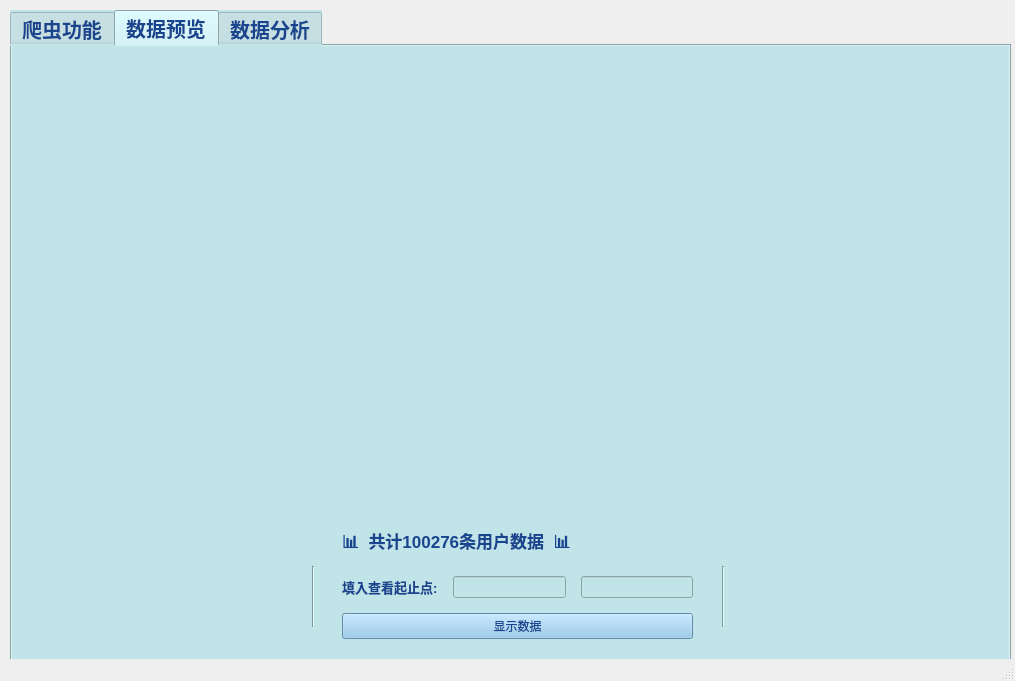
<?xml version="1.0" encoding="UTF-8"?>
<ui version="4.0">
 <class>MainWindow</class>
 <widget class="QMainWindow" name="MainWindow">
  <property name="enabled">
   <bool>true</bool>
  </property>
  <property name="geometry">
   <rect>
    <x>0</x>
    <y>0</y>
    <width>1015</width>
    <height>681</height>
   </rect>
  </property>
  <property name="sizePolicy">
   <sizepolicy hsizetype="Preferred" vsizetype="Preferred">
    <horstretch>0</horstretch>
    <verstretch>0</verstretch>
   </sizepolicy>
  </property>
  <property name="focusPolicy">
   <enum>Qt::NoFocus</enum>
  </property>
  <property name="contextMenuPolicy">
   <enum>Qt::DefaultContextMenu</enum>
  </property>
  <property name="windowTitle">
   <string>多线程爬虫系统</string>
  </property>
  <property name="windowIcon">
   <iconset>
    <normaloff>icons/spider.png</normaloff>
    <disabledoff>icons/good.png</disabledoff>
    <activeoff>icons/good.png</activeoff>
    <selectedoff>icons/good.png</selectedoff>icons/spider.png</iconset>
  </property>
  <property name="styleSheet">
   <string notr="true">/* === QToolTip === */
QToolTip {
    border: 2px solid darkkhaki;
    padding: 5px;
    border-radius: 3px;
    opacity: 200;
}
background-color: rgb(193, 228, 233);</string>
  </property>
  <widget class="QWidget" name="centralwidget">
   <widget class="QTabWidget" name="tabWidget">
    <property name="enabled">
     <bool>true</bool>
    </property>
    <property name="geometry">
     <rect>
      <x>10</x>
      <y>10</y>
      <width>1001</width>
      <height>661</height>
     </rect>
    </property>
    <property name="sizePolicy">
     <sizepolicy hsizetype="Expanding" vsizetype="Expanding">
      <horstretch>0</horstretch>
      <verstretch>0</verstretch>
     </sizepolicy>
    </property>
    <property name="font">
     <font>
      <pointsize>15</pointsize>
      <weight>75</weight>
      <bold>true</bold>
     </font>
    </property>
    <property name="styleSheet">
     <string notr="true">background-color: rgb(193, 228, 233);
color:rgb(25, 68, 142)</string>
    </property>
    <property name="tabShape">
     <enum>QTabWidget::Rounded</enum>
    </property>
    <property name="currentIndex">
     <number>1</number>
    </property>
    <widget class="QWidget" name="tab1">
     <attribute name="title">
      <string>爬虫功能</string>
     </attribute>
     <widget class="QLabel" name="label_2">
      <property name="geometry">
       <rect>
        <x>60</x>
        <y>10</y>
        <width>221</width>
        <height>34</height>
       </rect>
      </property>
      <property name="font">
       <font>
        <pointsize>13</pointsize>
        <weight>75</weight>
        <italic>false</italic>
        <bold>true</bold>
       </font>
      </property>
      <property name="styleSheet">
       <string notr="true"/>
      </property>
      <property name="text">
       <string>👇请输入相应整数👇</string>
      </property>
     </widget>
     <widget class="Line" name="line">
      <property name="geometry">
       <rect>
        <x>20</x>
        <y>20</y>
        <width>31</width>
        <height>21</height>
       </rect>
      </property>
      <property name="orientation">
       <enum>Qt::Horizontal</enum>
      </property>
     </widget>
     <widget class="Line" name="line_2">
      <property name="geometry">
       <rect>
        <x>13</x>
        <y>30</y>
        <width>16</width>
        <height>181</height>
       </rect>
      </property>
      <property name="styleSheet">
       <string notr="true">color: rgb(255, 255, 255);</string>
      </property>
      <property name="orientation">
       <enum>Qt::Vertical</enum>
      </property>
     </widget>
     <widget class="Line" name="line_3">
      <property name="geometry">
       <rect>
        <x>300</x>
        <y>30</y>
        <width>118</width>
        <height>3</height>
       </rect>
      </property>
      <property name="orientation">
       <enum>Qt::Horizontal</enum>
      </property>
     </widget>
     <widget class="QLabel" name="imgLabel_2">
      <property name="enabled">
       <bool>true</bool>
      </property>
      <property name="geometry">
       <rect>
        <x>320</x>
        <y>40</y>
        <width>641</width>
        <height>531</height>
       </rect>
      </property>
      <property name="font">
       <font>
        <family>Adobe 宋体 Std L</family>
        <pointsize>30</pointsize>
       </font>
      </property>
      <property name="autoFillBackground">
       <bool>false</bool>
      </property>
      <property name="styleSheet">
       <string notr="true"/>
      </property>
      <property name="lineWidth">
       <number>1</number>
      </property>
      <property name="text">
       <string/>
      </property>
      <property name="textFormat">
       <enum>Qt::AutoText</enum>
      </property>
      <property name="pixmap">
       <pixmap>icons/bestone.png</pixmap>
      </property>
      <property name="scaledContents">
       <bool>true</bool>
      </property>
      <property name="alignment">
       <set>Qt::AlignCenter</set>
      </property>
     </widget>
     <widget class="QWidget" name="layoutWidget">
      <property name="geometry">
       <rect>
        <x>60</x>
        <y>61</y>
        <width>261</width>
        <height>429</height>
       </rect>
      </property>
      <layout class="QVBoxLayout" name="verticalLayout_2" stretch="2,2,2,2">
       <property name="spacing">
        <number>10</number>
       </property>
       <property name="rightMargin">
        <number>30</number>
       </property>
       <item>
        <layout class="QHBoxLayout" name="horizontalLayout">
         <item>
          <widget class="QLabel" name="threadSum_lab">
           <property name="font">
            <font>
             <pointsize>12</pointsize>
             <weight>75</weight>
             <italic>false</italic>
             <bold>true</bold>
            </font>
           </property>
           <property name="text">
            <string>😀总计工作线程:</string>
           </property>
           <property name="scaledContents">
            <bool>true</bool>
           </property>
           <property name="buddy">
            <cstring>threadSum_edit</cstring>
           </property>
          </widget>
         </item>
         <item>
          <widget class="QLineEdit" name="threadSum_edit">
           <property name="enabled">
            <bool>true</bool>
           </property>
           <property name="font">
            <font>
             <pointsize>13</pointsize>
             <weight>50</weight>
             <italic>false</italic>
             <bold>false</bold>
            </font>
           </property>
           <property name="toolTip">
            <string comment="建议小于等于100" extracomment="建议小于等于100"/>
           </property>
           <property name="statusTip">
            <string/>
           </property>
           <property name="text">
            <string>1</string>
           </property>
          </widget>
         </item>
        </layout>
       </item>
       <item>
        <layout class="QHBoxLayout" name="horizontalLayout_3">
         <item>
          <widget class="QLabel" name="soloWork_lab">
           <property name="font">
            <font>
             <pointsize>12</pointsize>
             <weight>75</weight>
             <italic>false</italic>
             <bold>true</bold>
            </font>
           </property>
           <property name="text">
            <string>😊单线程工作量:</string>
           </property>
           <property name="buddy">
            <cstring>soloWork_edit</cstring>
           </property>
          </widget>
         </item>
         <item>
          <widget class="QLineEdit" name="soloWork_edit">
           <property name="font">
            <font>
             <pointsize>13</pointsize>
             <weight>50</weight>
             <italic>false</italic>
             <bold>false</bold>
            </font>
           </property>
           <property name="text">
            <string>1</string>
           </property>
          </widget>
         </item>
        </layout>
       </item>
       <item>
        <layout class="QHBoxLayout" name="horizontalLayout_2">
         <item>
          <widget class="QLabel" name="poolSize_lab">
           <property name="sizePolicy">
            <sizepolicy hsizetype="Preferred" vsizetype="Preferred">
             <horstretch>0</horstretch>
             <verstretch>0</verstretch>
            </sizepolicy>
           </property>
           <property name="font">
            <font>
             <pointsize>12</pointsize>
             <weight>75</weight>
             <italic>false</italic>
             <bold>true</bold>
            </font>
           </property>
           <property name="text">
            <string>😋线程池的大小:</string>
           </property>
           <property name="buddy">
            <cstring>poolSize_edit</cstring>
           </property>
          </widget>
         </item>
         <item>
          <widget class="QLineEdit" name="poolSize_edit">
           <property name="sizePolicy">
            <sizepolicy hsizetype="Expanding" vsizetype="Fixed">
             <horstretch>0</horstretch>
             <verstretch>0</verstretch>
            </sizepolicy>
           </property>
           <property name="font">
            <font>
             <pointsize>13</pointsize>
             <weight>50</weight>
             <italic>false</italic>
             <bold>false</bold>
            </font>
           </property>
           <property name="text">
            <string>1</string>
           </property>
          </widget>
         </item>
        </layout>
       </item>
       <item>
        <widget class="QPushButton" name="start_btn">
         <property name="enabled">
          <bool>true</bool>
         </property>
         <property name="sizePolicy">
          <sizepolicy hsizetype="Minimum" vsizetype="Fixed">
           <horstretch>0</horstretch>
           <verstretch>0</verstretch>
          </sizepolicy>
         </property>
         <property name="minimumSize">
          <size>
           <width>0</width>
           <height>50</height>
          </size>
         </property>
         <property name="font">
          <font>
           <pointsize>15</pointsize>
           <weight>50</weight>
           <italic>false</italic>
           <bold>false</bold>
          </font>
         </property>
         <property name="cursor">
          <cursorShape>PointingHandCursor</cursorShape>
         </property>
         <property name="styleSheet">
          <string notr="true">QPushButton{background-color: rgb(137, 195, 235);
color:rgb(25, 68, 142);
border-radius:7px;}
QPushButton:hover{
color:rgb(243, 152, 0);
background-color:  qlineargradient(spread:pad, x1:0.517, y1:0, x2:0.517, y2:1, stop:0 rgba(155, 168, 141,255), stop:0.505682 rgba(34, 58, 112,255), stop:1 rgba(29, 29, 29, 255));
border-color:#2d89ef;
border-width:2px;}</string>
         </property>
         <property name="text">
          <string>开始爬取</string>
         </property>
        </widget>
       </item>
      </layout>
     </widget>
     <widget class="QTextBrowser" name="print_browser">
      <property name="geometry">
       <rect>
        <x>360</x>
        <y>60</y>
        <width>580</width>
        <height>391</height>
       </rect>
      </property>
      <property name="sizePolicy">
       <sizepolicy hsizetype="Maximum" vsizetype="Expanding">
        <horstretch>0</horstretch>
        <verstretch>0</verstretch>
       </sizepolicy>
      </property>
      <property name="minimumSize">
       <size>
        <width>580</width>
        <height>0</height>
       </size>
      </property>
      <property name="maximumSize">
       <size>
        <width>480</width>
        <height>410</height>
       </size>
      </property>
      <property name="font">
       <font>
        <pointsize>10</pointsize>
       </font>
      </property>
      <property name="toolTipDuration">
       <number>-1</number>
      </property>
      <property name="styleSheet">
       <string notr="true">border: 2px  ;
border-radius:7px;</string>
      </property>
     </widget>
     <widget class="QLabel" name="label">
      <property name="geometry">
       <rect>
        <x>220</x>
        <y>510</y>
        <width>72</width>
        <height>15</height>
       </rect>
      </property>
      <property name="text">
       <string/>
      </property>
     </widget>
     <widget class="QPushButton" name="clear_btn">
      <property name="geometry">
       <rect>
        <x>550</x>
        <y>460</y>
        <width>80</width>
        <height>80</height>
       </rect>
      </property>
      <property name="sizePolicy">
       <sizepolicy hsizetype="Maximum" vsizetype="Maximum">
        <horstretch>0</horstretch>
        <verstretch>0</verstretch>
       </sizepolicy>
      </property>
      <property name="maximumSize">
       <size>
        <width>80</width>
        <height>80</height>
       </size>
      </property>
      <property name="cursor">
       <cursorShape>PointingHandCursor</cursorShape>
      </property>
      <property name="styleSheet">
       <string notr="true">QPushButton{background-color: rgb(62, 98, 173);
color:rgb(25, 68, 142);
border-radius:40px;
border:3px solid rgb(216, 230, 152)}
QPushButton:hover{
color:rgb(243, 152, 0);
background-color:  qlineargradient(spread:pad, x1:0.517, y1:0, x2:0.517, y2:1, stop:0 rgba(155, 168, 141,255), stop:0.505682 rgba(34, 58, 112,255), stop:1 rgba(29, 29, 29, 255));
border-color:#2d89ef;
border-width:2px;}</string>
      </property>
      <property name="text">
       <string/>
      </property>
      <property name="icon">
       <iconset>
        <normaloff>icons/clearit.png</normaloff>icons/clearit.png</iconset>
      </property>
      <property name="iconSize">
       <size>
        <width>40</width>
        <height>40</height>
       </size>
      </property>
     </widget>
     <widget class="QPushButton" name="save_btn">
      <property name="geometry">
       <rect>
        <x>680</x>
        <y>460</y>
        <width>80</width>
        <height>80</height>
       </rect>
      </property>
      <property name="sizePolicy">
       <sizepolicy hsizetype="Maximum" vsizetype="Maximum">
        <horstretch>0</horstretch>
        <verstretch>0</verstretch>
       </sizepolicy>
      </property>
      <property name="maximumSize">
       <size>
        <width>80</width>
        <height>80</height>
       </size>
      </property>
      <property name="cursor">
       <cursorShape>PointingHandCursor</cursorShape>
      </property>
      <property name="styleSheet">
       <string notr="true">QPushButton{background-color: rgb(62, 98, 173);
color:rgb(25, 68, 142);
border-radius:40px;
border:3px solid rgb(216, 230, 152)}
QPushButton:hover{
color:rgb(243, 152, 0);
background-color:  qlineargradient(spread:pad, x1:0.517, y1:0, x2:0.517, y2:1, stop:0 rgba(155, 168, 141,255), stop:0.505682 rgba(34, 58, 112,255), stop:1 rgba(29, 29, 29, 255));
border-color:#2d89ef;
border-width:2px;}</string>
      </property>
      <property name="text">
       <string/>
      </property>
      <property name="icon">
       <iconset>
        <normaloff>icons/save.png</normaloff>icons/save.png</iconset>
      </property>
      <property name="iconSize">
       <size>
        <width>40</width>
        <height>40</height>
       </size>
      </property>
     </widget>
     <zorder>imgLabel_2</zorder>
     <zorder>line</zorder>
     <zorder>layoutWidget</zorder>
     <zorder>label_2</zorder>
     <zorder>line_2</zorder>
     <zorder>line_3</zorder>
     <zorder>print_browser</zorder>
     <zorder>label</zorder>
     <zorder>clear_btn</zorder>
     <zorder>save_btn</zorder>
    </widget>
    <widget class="QWidget" name="tab3">
     <attribute name="title">
      <string>数据预览</string>
     </attribute>
     <widget class="QTableView" name="tableView">
      <property name="geometry">
       <rect>
        <x>30</x>
        <y>40</y>
        <width>931</width>
        <height>411</height>
       </rect>
      </property>
      <property name="styleSheet">
       <string notr="true">border:none;</string>
      </property>
     </widget>
     <widget class="QLabel" name="imgLabel_4">
      <property name="enabled">
       <bool>true</bool>
      </property>
      <property name="geometry">
       <rect>
        <x>20</x>
        <y>30</y>
        <width>951</width>
        <height>431</height>
       </rect>
      </property>
      <property name="font">
       <font>
        <family>Adobe 宋体 Std L</family>
        <pointsize>30</pointsize>
       </font>
      </property>
      <property name="autoFillBackground">
       <bool>false</bool>
      </property>
      <property name="styleSheet">
       <string notr="true">border: 2px;
border-radius:7px;</string>
      </property>
      <property name="lineWidth">
       <number>1</number>
      </property>
      <property name="text">
       <string/>
      </property>
      <property name="textFormat">
       <enum>Qt::AutoText</enum>
      </property>
      <property name="pixmap">
       <pixmap>icons/bestone.png</pixmap>
      </property>
      <property name="scaledContents">
       <bool>true</bool>
      </property>
      <property name="alignment">
       <set>Qt::AlignCenter</set>
      </property>
     </widget>
     <widget class="Line" name="line_9">
      <property name="geometry">
       <rect>
        <x>300</x>
        <y>520</y>
        <width>3</width>
        <height>61</height>
       </rect>
      </property>
      <property name="orientation">
       <enum>Qt::Vertical</enum>
      </property>
     </widget>
     <widget class="Line" name="line_10">
      <property name="geometry">
       <rect>
        <x>710</x>
        <y>520</y>
        <width>3</width>
        <height>61</height>
       </rect>
      </property>
      <property name="orientation">
       <enum>Qt::Vertical</enum>
      </property>
     </widget>
     <widget class="QWidget" name="layoutWidget">
      <property name="geometry">
       <rect>
        <x>330</x>
        <y>480</y>
        <width>351</width>
        <height>113</height>
       </rect>
      </property>
      <layout class="QVBoxLayout" name="verticalLayout_4">
       <property name="spacing">
        <number>15</number>
       </property>
       <item>
        <widget class="QLabel" name="label_4">
         <property name="font">
          <font>
           <pointsize>13</pointsize>
           <weight>75</weight>
           <italic>false</italic>
           <bold>true</bold>
          </font>
         </property>
         <property name="styleSheet">
          <string notr="true"/>
         </property>
         <property name="text">
          <string>📊  共计100276条用户数据  📊</string>
         </property>
        </widget>
       </item>
       <item>
        <layout class="QHBoxLayout" name="horizontalLayout_5">
         <item>
          <widget class="QLabel" name="label_5">
           <property name="font">
            <font>
             <pointsize>10</pointsize>
             <weight>75</weight>
             <bold>true</bold>
            </font>
           </property>
           <property name="text">
            <string>填入查看起止点:</string>
           </property>
          </widget>
         </item>
         <item>
          <widget class="QLineEdit" name="start_edit"/>
         </item>
         <item>
          <widget class="QLineEdit" name="end_edit"/>
         </item>
        </layout>
       </item>
       <item>
        <widget class="QPushButton" name="showData_btn">
         <property name="styleSheet">
          <string notr="true">QPushButton{background-color: rgb(137, 195, 235);
color:rgb(25, 68, 142);}
QPushButton:hover{
color:rgb(243, 152, 0);
background-color:  qlineargradient(spread:pad, x1:0.517, y1:0, x2:0.517, y2:1, stop:0 rgba(155, 168, 141,255), stop:0.505682 rgba(34, 58, 112,255), stop:1 rgba(29, 29, 29, 255));
border-color:#2d89ef;
border-width:2px;}</string>
         </property>
         <property name="text">
          <string>显示数据</string>
         </property>
        </widget>
       </item>
      </layout>
     </widget>
     <zorder>layoutWidget</zorder>
     <zorder>imgLabel_4</zorder>
     <zorder>tableView</zorder>
     <zorder>line_9</zorder>
     <zorder>line_10</zorder>
    </widget>
    <widget class="QWidget" name="tab2">
     <attribute name="title">
      <string>数据分析</string>
     </attribute>
     <widget class="QWidget" name="layoutWidget">
      <property name="geometry">
       <rect>
        <x>30</x>
        <y>110</y>
        <width>279</width>
        <height>291</height>
       </rect>
      </property>
      <layout class="QVBoxLayout" name="verticalLayout">
       <property name="spacing">
        <number>50</number>
       </property>
       <item>
        <widget class="QPushButton" name="thread_btn">
         <property name="sizePolicy">
          <sizepolicy hsizetype="Minimum" vsizetype="Preferred">
           <horstretch>0</horstretch>
           <verstretch>0</verstretch>
          </sizepolicy>
         </property>
         <property name="font">
          <font>
           <pointsize>12</pointsize>
           <weight>75</weight>
           <italic>false</italic>
           <bold>true</bold>
          </font>
         </property>
         <property name="cursor">
          <cursorShape>PointingHandCursor</cursorShape>
         </property>
         <property name="styleSheet">
          <string notr="true">

QPushButton{background-color: rgb(137, 195, 235);
color:rgb(25, 68, 142);
border-radius:7px;}
QPushButton:hover{
color:rgb(243, 152, 0);
background-color:  qlineargradient(spread:pad, x1:0.517, y1:0, x2:0.517, y2:1, stop:0 rgba(155, 168, 141,255), stop:0.505682 rgba(34, 58, 112,255), stop:1 rgba(29, 29, 29, 255));
border-color:#2d89ef;
border-width:2px;
}
</string>
         </property>
         <property name="text">
          <string>🕑 不同线程效率对比</string>
         </property>
         <property name="iconSize">
          <size>
           <width>30</width>
           <height>30</height>
          </size>
         </property>
        </widget>
       </item>
       <item>
        <widget class="QPushButton" name="userCart_btn">
         <property name="sizePolicy">
          <sizepolicy hsizetype="Minimum" vsizetype="Preferred">
           <horstretch>0</horstretch>
           <verstretch>0</verstretch>
          </sizepolicy>
         </property>
         <property name="font">
          <font>
           <pointsize>12</pointsize>
           <weight>75</weight>
           <italic>false</italic>
           <bold>true</bold>
          </font>
         </property>
         <property name="cursor">
          <cursorShape>PointingHandCursor</cursorShape>
         </property>
         <property name="styleSheet">
          <string notr="true">QPushButton{background-color: rgb(137, 195, 235);
color:rgb(25, 68, 142);
border-radius:7px;}
QPushButton:hover{
color:rgb(243, 152, 0);
background-color:  qlineargradient(spread:pad, x1:0.517, y1:0, x2:0.517, y2:1, stop:0 rgba(155, 168, 141,255), stop:0.505682 rgba(34, 58, 112,255), stop:1 rgba(29, 29, 29, 255));
border-color:#2d89ef;
border-width:2px;}</string>
         </property>
         <property name="text">
          <string>🤵 B站用户信息分析</string>
         </property>
         <property name="iconSize">
          <size>
           <width>30</width>
           <height>30</height>
          </size>
         </property>
        </widget>
       </item>
       <item>
        <widget class="QPushButton" name="dosRun_btn">
         <property name="sizePolicy">
          <sizepolicy hsizetype="Minimum" vsizetype="Preferred">
           <horstretch>0</horstretch>
           <verstretch>0</verstretch>
          </sizepolicy>
         </property>
         <property name="font">
          <font>
           <pointsize>12</pointsize>
           <weight>75</weight>
           <italic>false</italic>
           <bold>true</bold>
          </font>
         </property>
         <property name="cursor">
          <cursorShape>PointingHandCursor</cursorShape>
         </property>
         <property name="styleSheet">
          <string notr="true">QPushButton{background-color: rgb(137, 195, 235);
color:rgb(25, 68, 142);
border-radius:7px;}
QPushButton:hover{
color:rgb(243, 152, 0);
background-color:  qlineargradient(spread:pad, x1:0.517, y1:0, x2:0.517, y2:1, stop:0 rgba(155, 168, 141,255), stop:0.505682 rgba(34, 58, 112,255), stop:1 rgba(29, 29, 29, 255));
border-color:#2d89ef;
border-width:2px;}</string>
         </property>
         <property name="text">
          <string>🎫 DOS端使用体验  </string>
         </property>
        </widget>
       </item>
      </layout>
     </widget>
     <widget class="QLabel" name="imgLabel">
      <property name="enabled">
       <bool>true</bool>
      </property>
      <property name="geometry">
       <rect>
        <x>320</x>
        <y>40</y>
        <width>641</width>
        <height>531</height>
       </rect>
      </property>
      <property name="font">
       <font>
        <family>Adobe 宋体 Std L</family>
        <pointsize>30</pointsize>
       </font>
      </property>
      <property name="autoFillBackground">
       <bool>false</bool>
      </property>
      <property name="styleSheet">
       <string notr="true">border: 2px;
border-radius:7px;</string>
      </property>
      <property name="lineWidth">
       <number>1</number>
      </property>
      <property name="text">
       <string/>
      </property>
      <property name="textFormat">
       <enum>Qt::AutoText</enum>
      </property>
      <property name="pixmap">
       <pixmap>icons/bestone.png</pixmap>
      </property>
      <property name="scaledContents">
       <bool>true</bool>
      </property>
      <property name="alignment">
       <set>Qt::AlignCenter</set>
      </property>
     </widget>
     <widget class="QLabel" name="label_3">
      <property name="geometry">
       <rect>
        <x>80</x>
        <y>10</y>
        <width>161</width>
        <height>41</height>
       </rect>
      </property>
      <property name="font">
       <font>
        <pointsize>13</pointsize>
        <weight>75</weight>
        <italic>false</italic>
        <bold>true</bold>
       </font>
      </property>
      <property name="text">
       <string>👇选择功能👇</string>
      </property>
     </widget>
     <widget class="Line" name="line_6">
      <property name="geometry">
       <rect>
        <x>240</x>
        <y>30</y>
        <width>118</width>
        <height>3</height>
       </rect>
      </property>
      <property name="orientation">
       <enum>Qt::Horizontal</enum>
      </property>
     </widget>
     <widget class="Line" name="line_7">
      <property name="geometry">
       <rect>
        <x>10</x>
        <y>20</y>
        <width>60</width>
        <height>20</height>
       </rect>
      </property>
      <property name="orientation">
       <enum>Qt::Horizontal</enum>
      </property>
     </widget>
     <widget class="Line" name="line_8">
      <property name="geometry">
       <rect>
        <x>3</x>
        <y>30</y>
        <width>20</width>
        <height>181</height>
       </rect>
      </property>
      <property name="orientation">
       <enum>Qt::Vertical</enum>
      </property>
     </widget>
     <widget class="QLabel" name="imgLabel_3">
      <property name="enabled">
       <bool>true</bool>
      </property>
      <property name="geometry">
       <rect>
        <x>330</x>
        <y>49</y>
        <width>621</width>
        <height>511</height>
       </rect>
      </property>
      <property name="font">
       <font>
        <family>Adobe 宋体 Std L</family>
        <pointsize>30</pointsize>
       </font>
      </property>
      <property name="autoFillBackground">
       <bool>false</bool>
      </property>
      <property name="styleSheet">
       <string notr="true"/>
      </property>
      <property name="lineWidth">
       <number>1</number>
      </property>
      <property name="text">
       <string/>
      </property>
      <property name="textFormat">
       <enum>Qt::AutoText</enum>
      </property>
      <property name="scaledContents">
       <bool>true</bool>
      </property>
      <property name="alignment">
       <set>Qt::AlignCenter</set>
      </property>
     </widget>
     <widget class="QGroupBox" name="rightBox">
      <property name="enabled">
       <bool>true</bool>
      </property>
      <property name="geometry">
       <rect>
        <x>310</x>
        <y>160</y>
        <width>121</width>
        <height>211</height>
       </rect>
      </property>
      <property name="font">
       <font>
        <pointsize>10</pointsize>
        <weight>75</weight>
        <bold>true</bold>
       </font>
      </property>
      <property name="styleSheet">
       <string notr="true">color:rgb(255, 255, 255);
background-color: rgb(90, 121, 186);
border-radius:20px;</string>
      </property>
      <property name="title">
       <string>选择类别</string>
      </property>
      <property name="alignment">
       <set>Qt::AlignCenter</set>
      </property>
      <property name="flat">
       <bool>false</bool>
      </property>
      <property name="checkable">
       <bool>false</bool>
      </property>
      <widget class="QWidget" name="layoutWidget">
       <property name="geometry">
        <rect>
         <x>10</x>
         <y>30</y>
         <width>113</width>
         <height>152</height>
        </rect>
       </property>
       <layout class="QHBoxLayout" name="horizontalLayout_4">
        <item>
         <layout class="QVBoxLayout" name="verticalLayout_3">
          <item>
           <widget class="QRadioButton" name="sex_rdo">
            <property name="font">
             <font>
              <italic>false</italic>
              <underline>false</underline>
              <strikeout>false</strikeout>
             </font>
            </property>
            <property name="text">
             <string>性别分布</string>
            </property>
            <attribute name="buttonGroup">
             <string notr="true">buttonGroup</string>
            </attribute>
           </widget>
          </item>
          <item>
           <widget class="QRadioButton" name="level_rdo">
            <property name="text">
             <string>用户等级</string>
            </property>
            <attribute name="buttonGroup">
             <string notr="true">buttonGroup</string>
            </attribute>
           </widget>
          </item>
          <item>
           <widget class="QRadioButton" name="bth_rdo">
            <property name="text">
             <string>用户生日</string>
            </property>
            <attribute name="buttonGroup">
             <string notr="true">buttonGroup</string>
            </attribute>
           </widget>
          </item>
          <item>
           <widget class="QRadioButton" name="vip_rdo">
            <property name="text">
             <string>VIP类型</string>
            </property>
            <attribute name="buttonGroup">
             <string notr="true">buttonGroup</string>
            </attribute>
           </widget>
          </item>
          <item>
           <widget class="QRadioButton" name="play_rdo">
            <property name="text">
             <string>播放数</string>
            </property>
            <attribute name="buttonGroup">
             <string notr="true">buttonGroup</string>
            </attribute>
           </widget>
          </item>
          <item>
           <widget class="QRadioButton" name="good_rdo">
            <property name="text">
             <string>获赞数</string>
            </property>
            <attribute name="buttonGroup">
             <string notr="true">buttonGroup</string>
            </attribute>
           </widget>
          </item>
          <item>
           <widget class="QRadioButton" name="fans_rdo">
            <property name="text">
             <string>粉丝数</string>
            </property>
            <attribute name="buttonGroup">
             <string notr="true">buttonGroup</string>
            </attribute>
           </widget>
          </item>
         </layout>
        </item>
        <item>
         <widget class="QPushButton" name="selecCls_btn">
          <property name="sizePolicy">
           <sizepolicy hsizetype="Fixed" vsizetype="Fixed">
            <horstretch>0</horstretch>
            <verstretch>0</verstretch>
           </sizepolicy>
          </property>
          <property name="cursor">
           <cursorShape>PointingHandCursor</cursorShape>
          </property>
          <property name="styleSheet">
           <string notr="true">border-radius:3px;
background-color: rgb(255, 231, 115);
</string>
          </property>
          <property name="text">
           <string/>
          </property>
          <property name="icon">
           <iconset>
            <normaloff>icons/left.png</normaloff>icons/left.png</iconset>
          </property>
         </widget>
        </item>
       </layout>
      </widget>
     </widget>
     <zorder>imgLabel_3</zorder>
     <zorder>layoutWidget</zorder>
     <zorder>label_3</zorder>
     <zorder>line_6</zorder>
     <zorder>line_7</zorder>
     <zorder>line_8</zorder>
     <zorder>imgLabel</zorder>
     <zorder>rightBox</zorder>
    </widget>
   </widget>
  </widget>
  <widget class="QStatusBar" name="statusbar"/>
 </widget>
 <resources/>
 <connections/>
 <buttongroups>
  <buttongroup name="buttonGroup"/>
 </buttongroups>
</ui>
